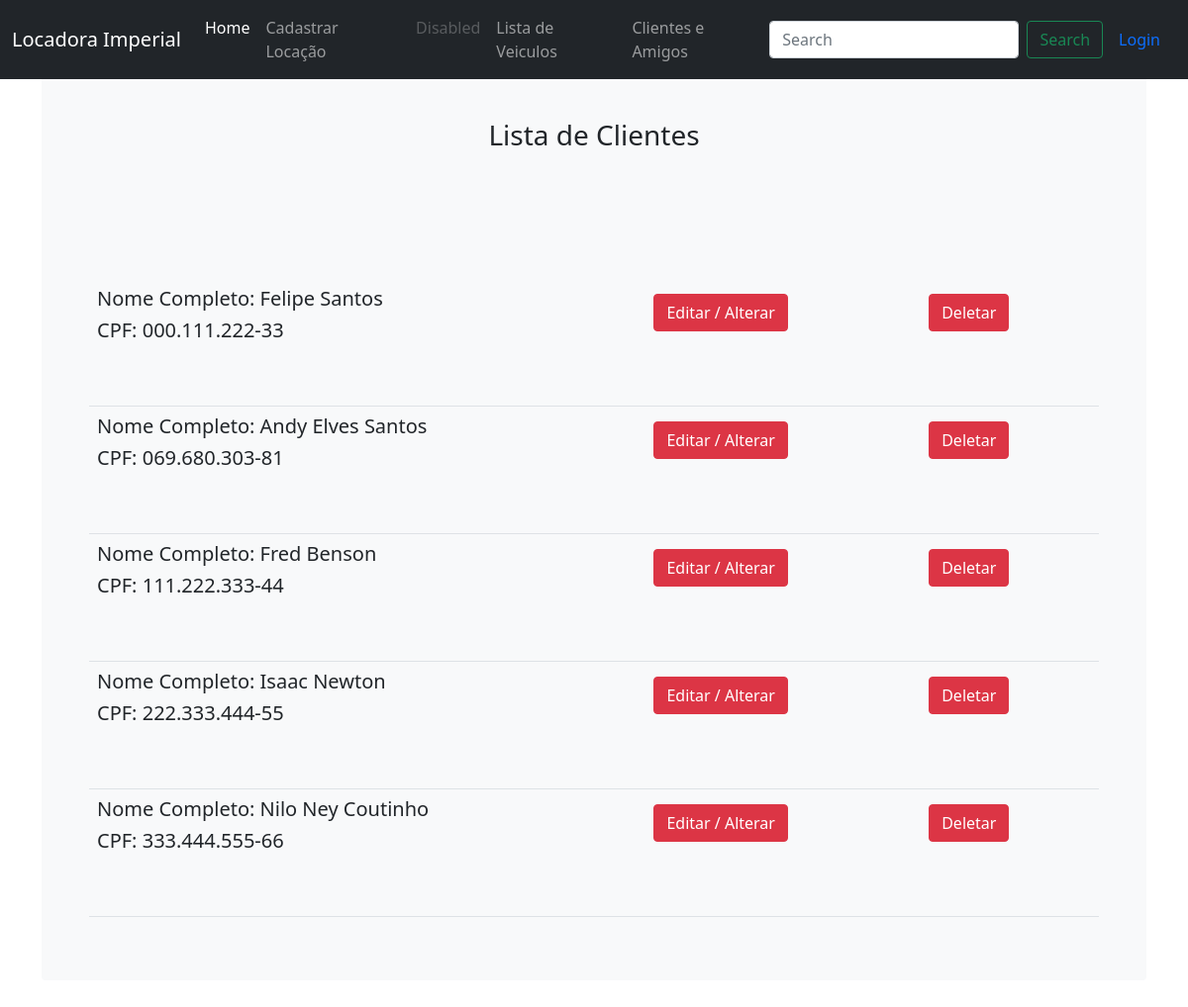
/listar_clientes, run on the app's committed database.
### locadora/models.py (models this page shows, shortened)
class Cliente(models.Model):
    nome = models.CharField(max_length=200)
    cpf = models.CharField(max_length=25)

### locadora/views.py (the view)
# urls.py: path('listar_clientes', views.listar_clientes, name='listar_clientes'), #nova url
def listar_clientes(request):
    clientes = Cliente.objects.all()
    return render(request, 'locadora/listar_clientes.html', {'clientes':clientes})

### locadora/templates/locadora/listar_clientes.html (shortened to what this page needs)
{% extends 'locadora/base.html' %}
    {% block content %}
    <center><h3>Lista de Clientes</h3></center>
        <table class="table">
             {% for cliente in clientes %}
             <br>
                <tr>
                    <td>
                        <h5> Nome Completo: {{ cliente.nome }}<br/></h5>
                        <h5>CPF: {{ cliente.cpf }}<br/></h5>
                        <br>
                        <br>
                    </td>
                    <td>
                        <a class="btn btn-default" href="{% url 'editar_cliente' id=cliente.id %}">
                            <button type="button" class="btn btn-danger">Editar / Alterar</button>
                        </a>
                    </td>
                    <td>
                        <a class="btn btn-default" href="{% url 'delete_cliente' id=cliente.id %}">
                            <button type="button" class="btn btn-danger">Deletar</button>
                        </a>
                    </td>
            {% endfor %}
            </tr>
        </table>
        {% endblock %}

### locadora/static/navbar-top-fixed.css (style rules this page uses)
body { min-height: 75rem; padding-top: 4.5rem; }

### data on the page
Cliente: nome "Felipe Santos", cpf "000.111.222-33"
Cliente: nome "Andy Elves Santos", cpf "069.680.303-81"
Cliente: nome "Fred Benson", cpf "111.222.333-44"
Cliente: nome "Isaac Newton", cpf "222.333.444-55"
Cliente: nome "Nilo Ney Coutinho", cpf "333.444.555-66"
